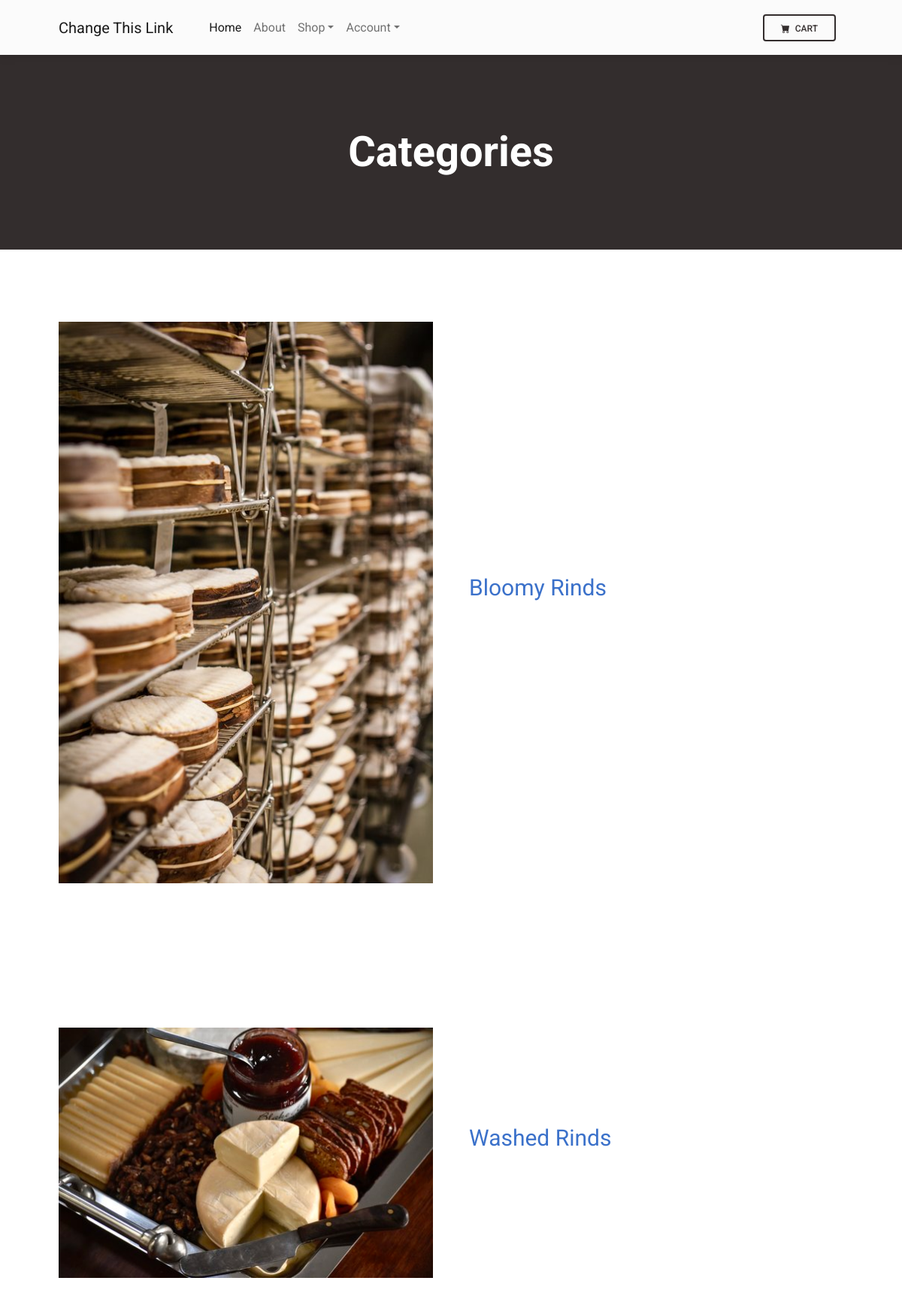
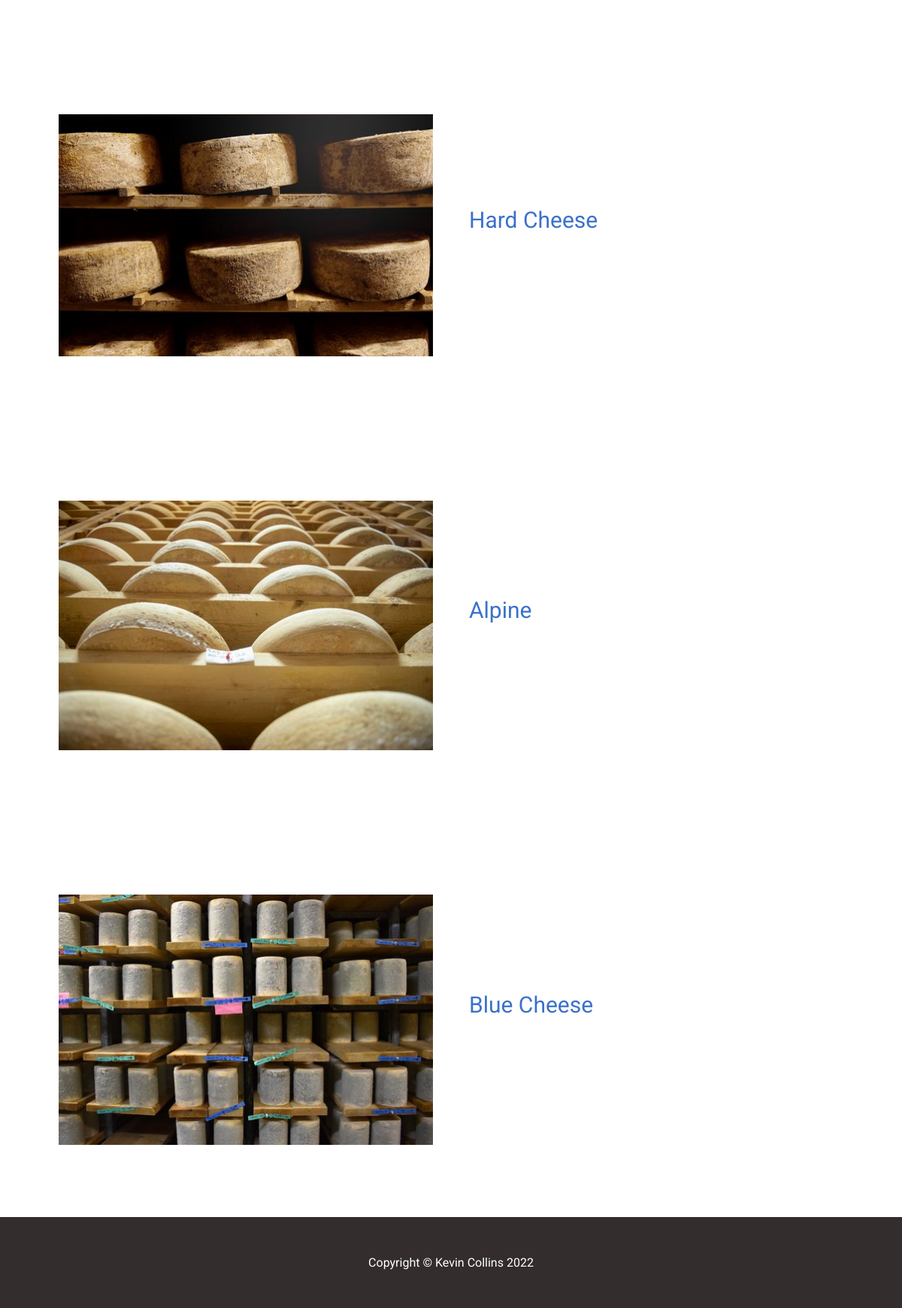
The page /categories on the database its author committed (2 pictures, top to bottom).
### shop/models.py (models this page shows, shortened)
class Category(models.Model):
    name = models.CharField(max_length=50)
    image = models.ImageField(upload_to='images', blank=True)
    class Meta:
        verbose_name_plural = 'Categories'

### shop/views.py (the view)
# urls.py: path("categories", views.CategoryListView.as_view(), name="categories"),
class CategoryListView(ListView):
    model = Category
    template_name = "shop/categories.html"
    context_object_name = "categories"

### shop/templates/shop/categories.html (shortened to what this page needs)
{% extends "shop/layout.html" %}
{% block main %}
<header class="bg-dark py-5">
    <div class="container px-4 px-lg-5 my-5">
        <div class="text-center text-white">
            <h1 class="display-4 fw-bolder">Categories</h1>
        </div>
    </div>
</header>
 {% if categories %}
 {% for c in categories %}
<section class="py-5">
    <div class="container px-4 px-lg-5 my-5">
        <div class="row gx-4 gx-lg-5 align-items-center">
            {% if c.image %}
            <div class="col-md-6"><img class="card-img-top mb-5 mb-md-0" src="{{ c.image.url }}" alt="..." /></div>
            {% endif %}
            <div class="col-md-6">
                <div class="fs-5 mb-5">
                    <span><a class="text-decoration-none" style="font-size:150%;" href="{% url 'category' c.id %}">{{ c.name }}</a></span>
                </div>
            </div>
        </div>
    </div>
</section>
{% endfor %}
{% else %}
<section>
    <h4>No Categories Yet</h4>
</section>
{% endif %}
{% endblock %}

### rows shown on the page
Category: image (picture), name "Bloomy Rinds"
Category: image (picture), name "Washed Rinds"
Category: image (picture), name "Hard Cheese"
Category: image (picture), name "Alpine"
Category: image (picture), name "Blue Cheese"
